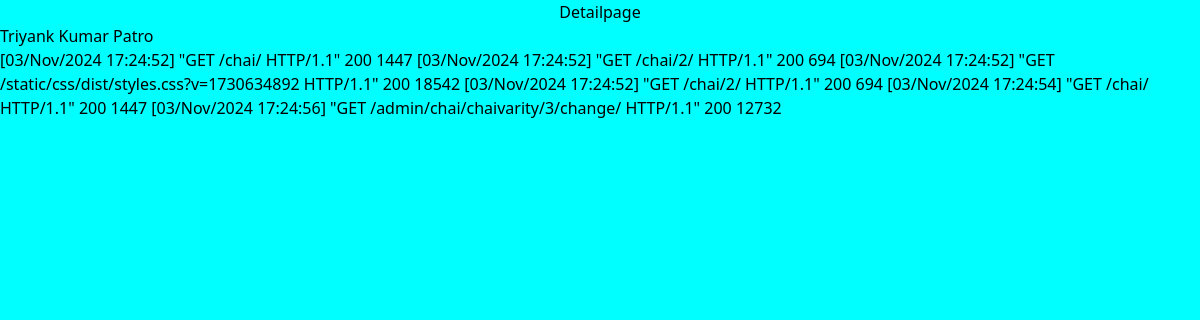
Page /chai/2/ on the committed database.
### chai/models.py (models this page shows, shortened)
class Chaivarity(models.Model):
    CHAI_TYPE_CHOICE=[
        ('ML','MASALA'),
        ('GR','GINGER'),
        ('KL','KIWI'),
        ('PL','PLAIN'),
        ('EL',"ELAICHI"),
    ]
    name=models.CharField(max_length=200)
    image=models.ImageField(upload_to='chais/')
    date=models.DateTimeField(default=timezone.now)
    type=models.CharField(max_length=2,choices=CHAI_TYPE_CHOICE)
    description=models.TextField(default='')

### chai/views.py (the view)
# urls.py: path('<int:chai_id>/', views.chai_detail, name='chai_detail'),
def chai_detail(request, chai_id):
   chai=get_object_or_404(Chaivarity,pk=chai_id)
   return render(request,'chai/chai_detail.html',{'chai':chai})

### chai/templates/chai/chai_detail.html (shortened to what this page needs)
{% extends "layout.html" %}
{% block content %}
<h1>
    Detailpage
</h1>
<h3 style="color: black;" > {{chai.name}}</h3>
<p style="color: black;" >{{chai.description}}</p>
{% endblock content %}

### static/file.css (style rules this page uses)
body { background-color: aqua; color: antiquewhite; }
h1 { color: black; text-align: center; font-size: 2em; }

### rows in the picture
Chaivarity: name "Triyank Kumar Patro", description "[03/Nov/2024 17:24:52] \"GET /chai/ HTTP/1.1\" 200 1447 [03/Nov/2024 17:24:52] \"GET /chai/2/ HTTP/1.1\" 200 694 [03/Nov/2024 17:24:52] \"GET /static/css/dist/styles.css?v=1730634892 HTTP/1.1\" 200 18542 [03/Nov/2024 17:24:52] \"GET /chai/2/ HTTP/1.1\" 200 694 [03/Nov/2024 17:24:54] \"GET /chai/ HTTP/1.1\" 200 1447 [03/Nov/2024 17:24:56] \"GET /admin/chai/chaivarity/3/change/ HTTP/1.1\" 200 12732"
